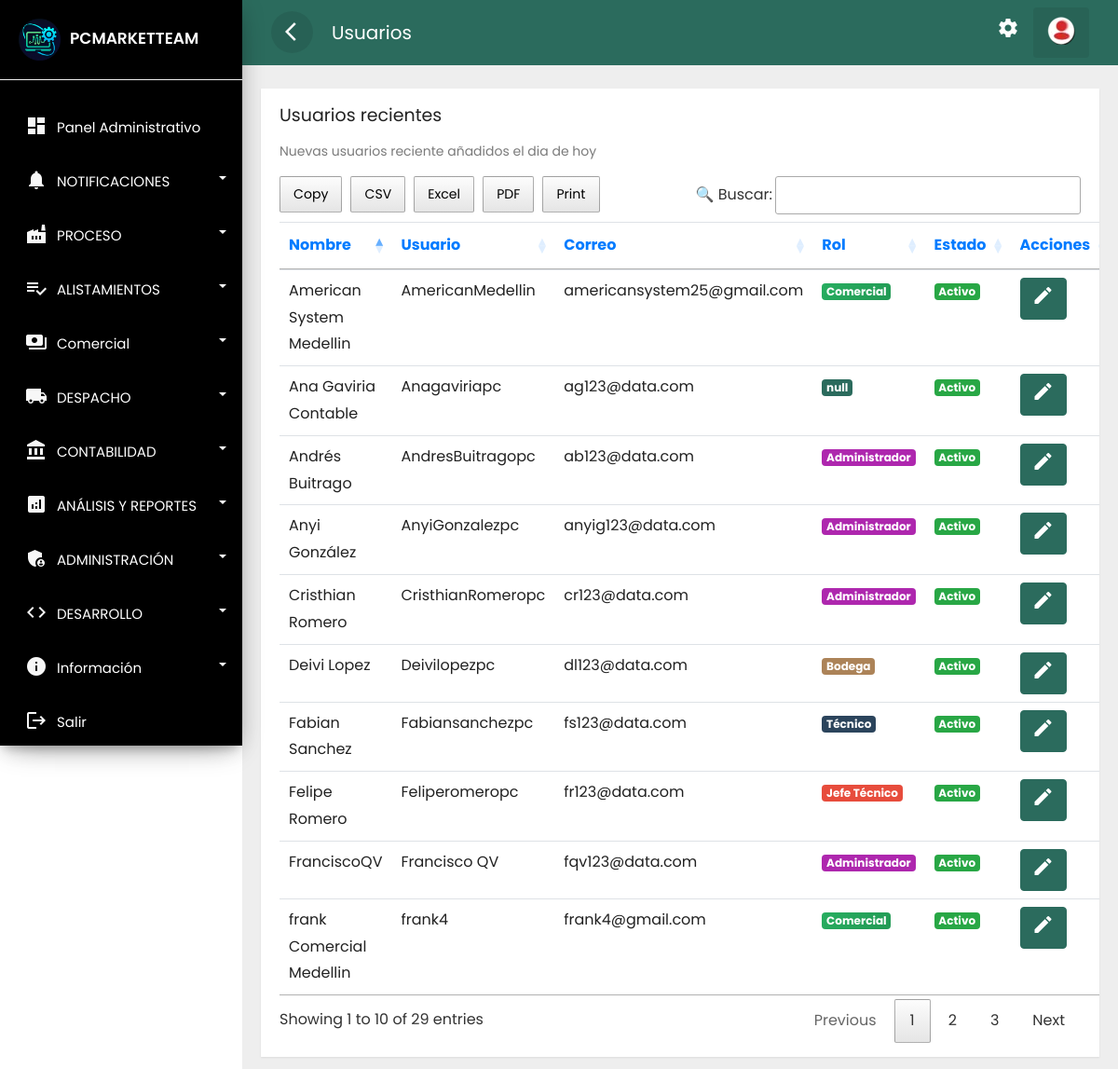
The app's page /usuario/mostrar.php (signed in) with its own data.
### tables this page shows
CREATE TABLE `usuarios` (
  `id` int NOT NULL primary key auto_increment,
  `nombre` varchar(30) NOT NULL,
  `usuario` varchar(45) NOT NULL,
  `correo` varchar(30) NOT NULL,
  `clave` text NOT NULL,
  `rol` char(1) NOT NULL,
  `foto` varchar(450) DEFAULT 'reere.webp',
  `estado` char(1) NOT NULL,
  `fere` timestamp NOT NULL DEFAULT CURRENT_TIMESTAMP,
  `idsede` varchar(25) DEFAULT NULL,
  `cumple` varchar(45) DEFAULT NULL COMMENT 'Fecha de cumpleaños del usuario'
);

### public_html/usuario/mostrar.php (the view, shortened to what this page needs)
<?php if (isset($_SESSION['id'])) { ?>
<!doctype html>
<html lang="es">    <head>
    <link rel="stylesheet" href="../assets/css/bootstrap.min.css">
    <link rel="stylesheet" href="../assets/css/custom.css">
    <link rel="stylesheet" href="../assets/css/loader.css">
    <link rel="stylesheet" type="text/css" href="../assets/css/datatable.css">
    <link rel="stylesheet" type="text/css" href="../assets/css/buttonsdataTables.css">
    <link rel="stylesheet" type="text/css" href="../assets/css/font.css">
</head>
<body>
<div class="wrapper">
<?php include_once '../layouts/nav.php';
include_once '../layouts/menu_data.php';    ?>
<nav id="sidebar">
    <div class="sidebar-header">
        <h3><img src="../assets/img/favicon.webp" class="img-fluid"><span>PCMARKETTEAM</span></h3>
    </div>
</nav>
<div id="content">
    <div class="top-navbar">
        <nav class="navbar navbar-expand-lg">
            <div class="container-fluid"> <button type="button" id="sidebarCollapse" class="d-xl-block d-lg-block d-md-mone d-none">
                    <span class="material-icons">arrow_back_ios</span>
                </button> <a class="navbar-brand" href="#"> Usuarios </a>
                <div class="collapse navbar-collapse d-lg-block d-xl-block d-sm-none d-md-none d-none"
                    id="navbarSupportedContent">
                    <ul class="nav navbar-nav ml-auto">
                        <li class="nav-item">
                            <a class="nav-link" href="../cuenta/configuracion.php">
                                <span class="material-icons">settings</span>
                            </a>
                        </li>
                        <li class="dropdown nav-item active">
                            <a href="#" class="nav-link" data-toggle="dropdown"> <img src="../assets/img/reere.webp"> </a>
                        </li> </ul> </div> </div> </nav>
    </div>
    <div class="main-content">
        <div class="row ">
            <div class="col-lg-12 col-md-12">
                <div class="card" style="min-height: 485px">
                    <div class="card-header card-header-text">
                        <h4 class="card-title">Usuarios recientes</h4>
                        <p class="category">Nuevas usuarios reciente añadidos el dia de hoy</p>
                    </div>
                    <div class="card-content table-responsive">
                        <?php
                        require '../../config/ctconex.php';
                        $sentencia = $connect->prepare("SELECT * FROM usuarios order BY id DESC;");
                        $sentencia->execute();
                        $data =  array();
                        if ($sentencia) {
                            while ($r = $sentencia->fetchObject()) {
                                $data[] = $r;
                            }
                        }
                        ?>
                        <?php if (count($data) > 0): ?>
                            <table class="table table-hover" id="example">
                                <thead class="text-primary">
                                    <tr>
                                        <th>Nombre</th>
                                        <th>Usuario</th>
                                        <th>Correo</th>
                                        <th>Rol</th>
                                        <th>Estado</th>
                                        <th>Acciones</th>
                                    </tr>
                                </thead>
                                <tbody>
                                    <?php foreach ($data as $g): ?>
                                        <tr>
                                            <td><?php echo  $g->nombre; ?></td>
                                            <td><?php echo  $g->usuario; ?></td>
                                            <td><?php echo  $g->correo; ?></td>
                                            <td>
                                                <?php if ($g->rol == '1') { ?>
                                                    <span class="badge" style="background: #ae27aeff; color: #fff   ">Administrador</span>
                                                <?php } elseif ($g->rol == '2') { ?>
                                                    <span class="badge badge-secondary">Default Genérico</span>
                                                <?php } elseif ($g->rol == '3') { ?>
                                                    <span class="badge badge-primary">Contable</span>
                                                <?php } elseif ($g->rol == '4') { ?>
                                                    <span class="badge" style="background: linear-gradient(135deg, #27ae60 0%, #229954 100%); color: #fff  ;">Comercial</span>
                                                <?php } elseif ($g->rol == '5') { ?>
                                                    <span class="badge" style="background:#e74c3c; color: #fff  ;">Jefe Técnico</span>
                                                <?php } elseif ($g->rol == '6') { ?>
                                                    <span class="badge badge-dark" style="background:  #2b445cff;">Técnico</span>
                                                <?php } elseif ($g->rol == '7') { ?>
                                                    <span class="badge" style="background: #ac8358 ; color: #fff;">Bodega</span>
                                                <?php } else { ?>
                                                    <span class="badge badge-danger">null</span>
                                                <?php } ?>
                                            </td>
                                            <td><?php if ($g->estado == '1') { ?> <span class="badge badge-success">Activo</span>
                                                <?php  } else { ?>
                                                    <span class="badge badge-danger">Inactivo</span>
                                                <?php  } ?>
                                            </td>
                                            <td>
                                                <?php if ($g->estado == '1') { ?>
                                                    <a class="btn btn-warning text-white"
                                                        href="../usuario/actualizar.php?id=<?php echo  $g->id; ?>"><i
                                                            class='material-icons' data-toggle='tooltip'
                                                            title='editar'>edit</i></a> <?php  } ?>
                                            </td>
                                        </tr>
                                    <?php endforeach; ?>
                                </tbody>
                            </table>
                        <?php else: ?>
                            <div class="alert alert-warning" role="alert">
                                No se encontró ningún dato!
                            </div> <?php endif; ?>
                    </div>
                </div>
            </div>
        </div>
    </div>
</div>
</div>
</body>
</html>
<?php } else {
            header('../error404.php');
        } ?>

### public_html/assets/css/custom.css (style rules this page uses)
body, html { line-height: 1.8; font-family: 'Poppins', sans-serif; color: #555e58; text-transform:none; text-rendering: optimizeLegibility !important; -webkit-font-smoothing: antialiased !important; font-weight: 400; margin:0px; padding:0px; }
h1, h2, h3, h4, h5, h6, .h1, .h2, .h3, .h4 { font-weight: 400; line-height: 1.5em; }
p { font-size: 15px; margin: 12px 0 0; line-height: 24px; }
button { cursor:pointer; }
.wrapper { position: relative; width:100%; overflow:auto; }
#sidebar { position:fixed; height:100vh!important; top: 0; bottom: 0; left: 0; z-index:11; width: 260px; overflow:auto; transition:all 0.3s ; background: black; box-shadow: 0 10px 30px -12px rgb(0 0 0 / 42%), 0 4px 25px 0px rgb(0 0 0 / 12%), 0 8px 10px -5px rgb(0 0 0 / 20%); }
#sidebar .sidebar-header { padding:20px; background-color:black; border-bottom:1px solid #eee; }
.sidebar-header h3 { color:white; font-size:17px; margin:0px; text-transform:none; transition:all 0.5s ease; font-weight:600; }
.sidebar-header h3 img { width:45px; margin-right:10px; }
#content { position: relative; transition: all 0.3s; background-color: #EEEEEE; }
.top-navbar { width:100%; z-index:9; position:relative; }
.main-content { padding:10px 20px 0px 20px; position: relative; width: 100%; }
.navbar { background-color: #2B6B5D; color: #FFFFFF; }
.navbar-brand { color: #FFFFFF; }
.navbar button { background-color:transparent; border:none; }
.navbar button span { color:#fff; }
#sidebarCollapse { border-radius:50%; width:45px; height:45px; text-align:center; line-height:45px; margin-right:20px; border:none; color: #FFFFFF; background-color: rgba(0, 0, 0, 0.09); }
#sidebarCollapse span { margin: 9px; padding: 0px; }
.navbar-nav > li.active { color: #FFFFFF; border-radius:4px; background-color: rgba(0, 0, 0, 0.08); }
.navbar-nav > li > a { color: #FFFFFF; }
.navbar-nav li a { position: relative; display: block; padding: 10px 15px!important; }
.card { margin: 10px 0; }
.card { border-radius: 0px!important; }
.card { display: inline-block; position: relative; border:none!important; width: 100%; margin:15px 0; box-shadow: 0 1px 2px rgb(0 0 0 / 8%); border-radius: 6px; color: rgba(0,0,0, 0.87); background: #fff; }
.card .card-header { padding: 15px 20px 0; z-index: 3; background-color:#fff!important; border-bottom:none; }
.card .card-content { padding: 15px 20px; position: relative; }
.card .category:not([class*="text-"]) { color: #7b7b7b; font-size: 14px; font-weight: 400; }
.card .card-title:not(.card-calendar .card-title) { margin-top: 0; margin-bottom: 5px; }
.card .card-header-text h4 { margin-top: 0; margin-bottom: 3px; font-size:19px; font-weight: 400; color: #222222; text-decoration: none; }
.table > thead > tr > th { border-bottom-width: 1px; font-size: 16px; font-weight: 400; }
@media only screen and (min-width:992px) { #content { width: calc(100% - 260px); position: relative; float: right; transition: all 0.3s; background-color: #EEEEEE; } }

### records on screen
usuarios: nombre "American System Medellin", usuario "AmericanMedellin", correo "americansystem25@gmail.com", rol "Comercial", estado "Activo"
usuarios: nombre "frank Comercial Medellin", usuario "frank4", correo "frank4@gmail.com", rol "Comercial", estado "Activo"
usuarios: nombre "Ana Gaviria Contable", usuario "Anagaviriapc", correo "ag123@data.com", rol "null", estado "Activo"
usuarios: nombre "Deivi Lopez", usuario "Deivilopezpc", correo "dl123@data.com", rol "Bodega", estado "Activo"
usuarios: nombre "Felipe Romero", usuario "Feliperomeropc", correo "fr123@data.com", rol "Jefe Técnico", estado "Activo"
usuarios: nombre "Fabian Sanchez", usuario "Fabiansanchezpc", correo "fs123@data.com", rol "Técnico", estado "Activo"
usuarios: nombre "FranciscoQV", usuario "Francisco QV", correo "fqv123@data.com", rol "Administrador", estado "Activo"
usuarios: nombre "Anyi González", usuario "AnyiGonzalezpc", correo "anyig123@data.com", rol "Administrador", estado "Activo"
usuarios: nombre "Andrés Buitrago", usuario "AndresBuitragopc", correo "ab123@data.com", rol "Administrador", estado "Activo"
usuarios: nombre "Cristhian Romero", usuario "CristhianRomeropc", correo "cr123@data.com", rol "Administrador", estado "Activo"

### other values on screen
$label "Panel Administrativo"
$label "NOTIFICACIONES"
$label "PROCESO"
$label "ALISTAMIENTOS"
$label "Comercial"
$label "DESPACHO"
$label "CONTABILIDAD"
$label "ANÁLISIS Y REPORTES"
$label "ADMINISTRACIÓN"
$label "DESARROLLO"
$label "Información"
$label "Salir"
